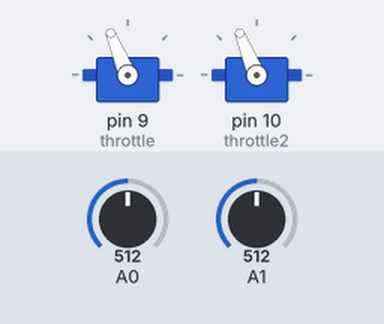
This sketch was run on a simulated Arduino Uno, built with avr-gcc and run on an emulated ATmega328P. Shown: 2 × servo. Inputs (shaded band) come from the test bench; at power-on: A0 = 512, A1 = 512.

Above: at 8.4 s.
8.5 s: A0 set to 716
At 13.1 s:
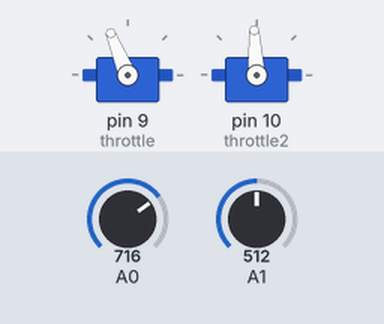
13.5 s: A1 set to 306
At 14.6 s:
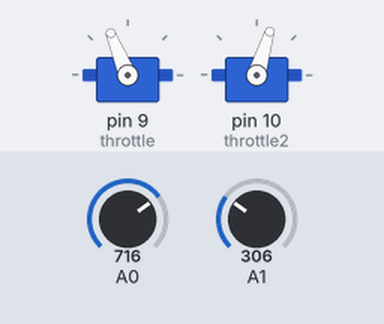
16.5 s: A0 set to 900
At 18.1 s:
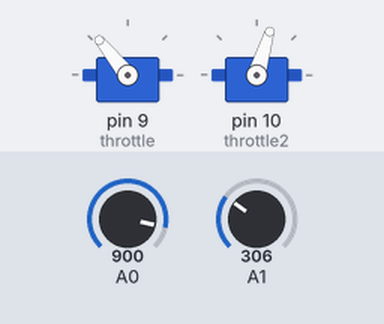
19.5 s: A1 set to 122
Timing chart, 0 to 25.5 s (numbered marks = the images above; inputs shaded):
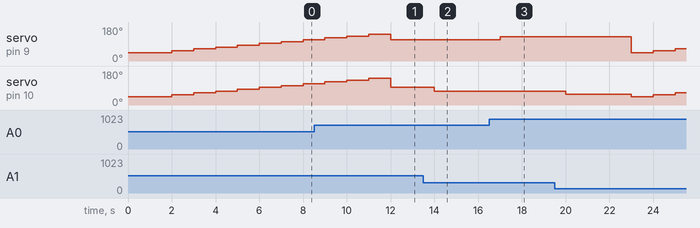

Measured:
- after the input at 13.5 s, servo on pin 10 (throttle2): 93° → 73° after 0.50 s
- after the input at 16.5 s, servo on pin 9 (throttle): 112° → 129° after 0.50 s

The sketch:

brushless_double_control.ino
```cpp
/*ブラシレスモーターの制御ピンを,arduinoの9ピンに接続し、ブラシレスモーターを単一制御させた時のプログラム。
*/


#include <Servo.h>

const int throttle_high = 2000;   //最高の回転数を決める(値は回転数ではない)
const int throttle_low = 1000;    //最低の回転数を決める(値は回転数ではない)

Servo throttle;　　　　　　　　　　
Servo throttle2;                  //モーターを2つ制御するためにサーボを2つ制御できるようにする

int level = throttle_low;
int val, val2;
void setup(){

  throttle.attach(9);　　　　　　　　//モーターの制御ピンをそれぞれ9,10にさすようにする。
  throttle2.attach(10);

  throttle.writeMicroseconds(level); //先にサーボモーターの初期位置を決めておく
  throttle2.writeMicroseconds(level);
  delay(1000);                        //[注意]この値を900,800などにすると回らなくなるので注意!!
}

void loop() {

      for (level = throttle_low; level <= throttle_high; level += 100) { //最初にある程度回転させないと制御できない
    throttle.writeMicroseconds(level);
    throttle2.writeMicroseconds(level);
    delay(1000);
  }

      for (level = throttle_low; level <= throttle_high; level += 100) {
      val = analogRead(A0);//valという変数のA0のアナログ値を格納(可変抵抗の示す値)
      val2 = analogRead(A1);//valという変数のA1のアナログ値を格納(可変抵抗の示す値)
      val = map(val,0,1024,1000,2000);//valの値が(可変抵抗を5Vに接続させたときに)0から1024まで動くので、それをブラシレスに適する1000から2000までに変換する。
      val2 = map(val2,0,1024,1000,2000);
      throttle.writeMicroseconds(val);
      throttle2.writeMicroseconds(val2);
      delay(1000);                   //[注意]この値を900,800などにすると回らなくなるので注意!!
  }


}
```

brushless_soro_VR_control.ino
```cpp

```
